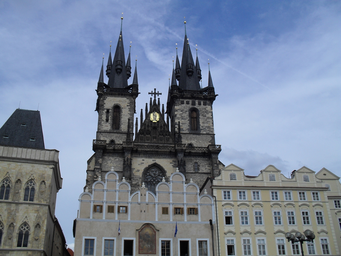
#> input picture images/tyn1.png, 341 x 256 px, shrunk from 912 x 684 before the run
$ python akazebest.py
#> lines starting #> are read from the running program, lines starting #| are printed output that depends on the picture; pictures that were not available may be replaced by others from this repository, and a replacement may not be noted
import numpy as np
import cv2 as cv
import matplotlib.pyplot as plt
import time

MIN_MATCH_COUNT = 10

startTime = time.time()

img1 = cv.imread('images/tyn1.png', 0) # queryImage
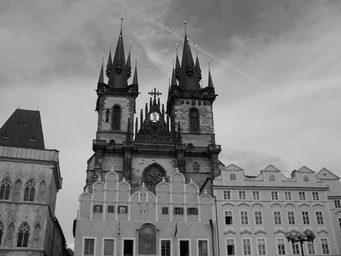
#> img1: shape (256, 341); min 0, max 239, mean 130.9
img2 = cv.imread('images/tyn2.png', 0) # trainImage
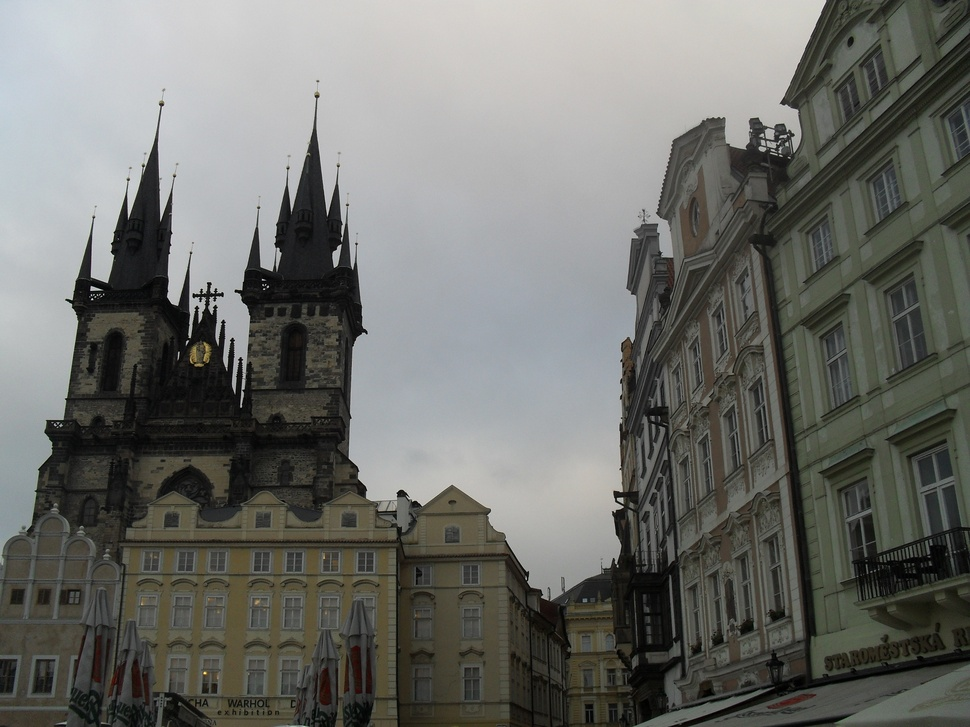
#> input picture images/tyn2.JPG, 970 x 727 px, shrunk from 2592 x 1944 before the run, given in place of tyn2.png, which was not available
#> img2: shape (727, 970); min 0, max 237, mean 109.6

# Initiate AKAZE detector
akaze = cv.AKAZE_create()
# Find the keypoints and descriptors with SIFT
kp1, des1 = akaze.detectAndCompute(img1, None)
#> kp1 = 289 keypoints; strongest (x, y, size): (154, 117, 5.7), (203, 83, 5.7), (208, 95, 11.4), (154, 106, 8.1)
kp2, des2 = akaze.detectAndCompute(img2, None)
#> kp2 = 1091 keypoints; strongest (x, y, size): (270, 258, 16.1), (401, 494, 8.1), (401, 493, 5.7), (173, 299, 8.1)

des1 = np.float32(des1)
des2 = np.float32(des2)

FLANN_INDEX_KDTREE = 1
index_params = dict(algorithm = FLANN_INDEX_KDTREE, trees = 5)
search_params = dict(checks = 50)
flann = cv.FlannBasedMatcher(index_params, search_params)
matches = flann.knnMatch(des1,des2,k=2)
#> matches = 289 matches

# store all the good matches as per Lowe's ratio test.
good = []
for m,n in matches:
    if m.distance < 0.7*n.distance:
        good.append(m)
#> after the loop, good = []

if len(good)>MIN_MATCH_COUNT:
    src_pts = np.float32([ kp1[m.queryIdx].pt for m in good ]).reshape(-1,1,2)
    dst_pts = np.float32([ kp2[m.trainIdx].pt for m in good ]).reshape(-1,1,2)
    M, mask = cv.findHomography(src_pts, dst_pts, cv.RANSAC,5.0)
    matchesMask = mask.ravel().tolist()
    h,w = img1.shape
    pts = np.float32([ [0,0],[0,h-1],[w-1,h-1],[w-1,0] ]).reshape(-1,1,2)
    dst = cv.perspectiveTransform(pts,M)
    img2 = cv.polylines(img2,[np.int32(dst)],True,255,3, cv.LINE_AA)
else:
    print( "Not enough matches are found - {}/{}".format(len(good), MIN_MATCH_COUNT) )
#| Not enough matches are found - 0/10
    matchesMask = None

img3 = cv.drawMatches(img1,kp1,img2,kp2,good,None, flags = 2)
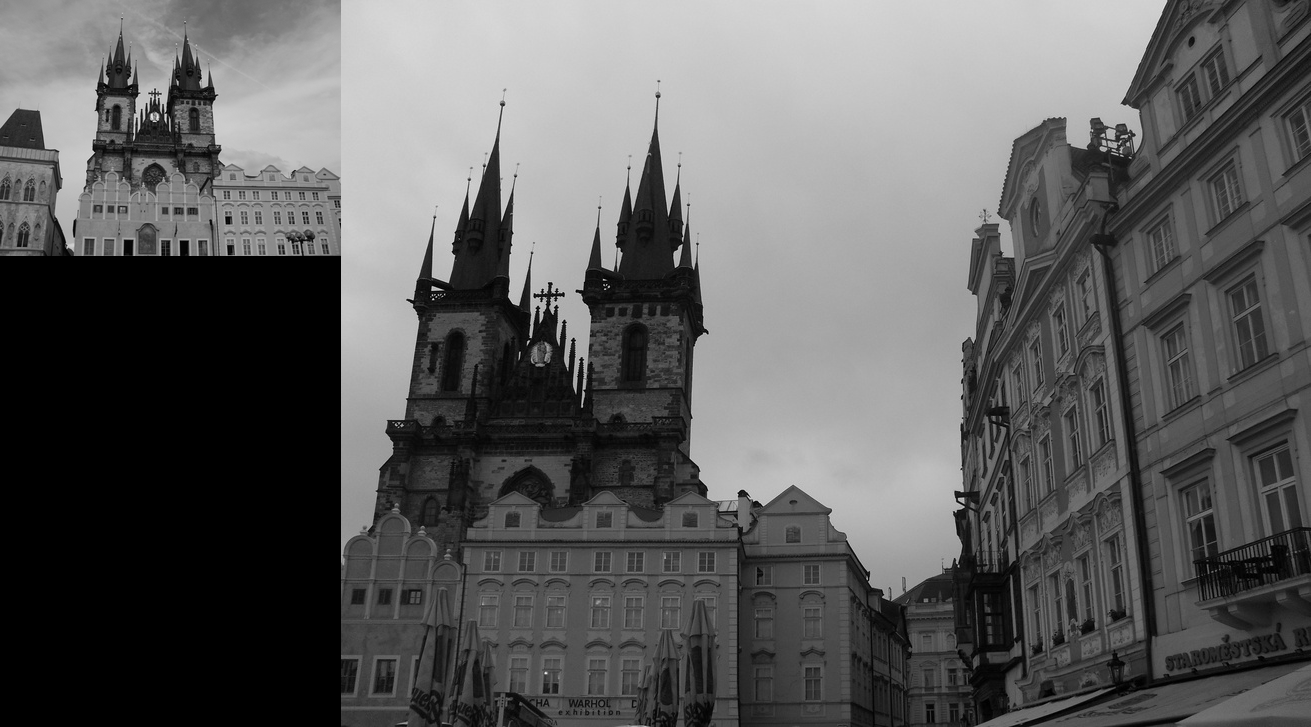
#> img3: shape (727, 1311, 3); min 0, max 239, mean 93.1

endTime = time.time()
print (str(endTime - startTime) + " seconds" )

plt.imshow(img3, 'gray'),plt.show()
